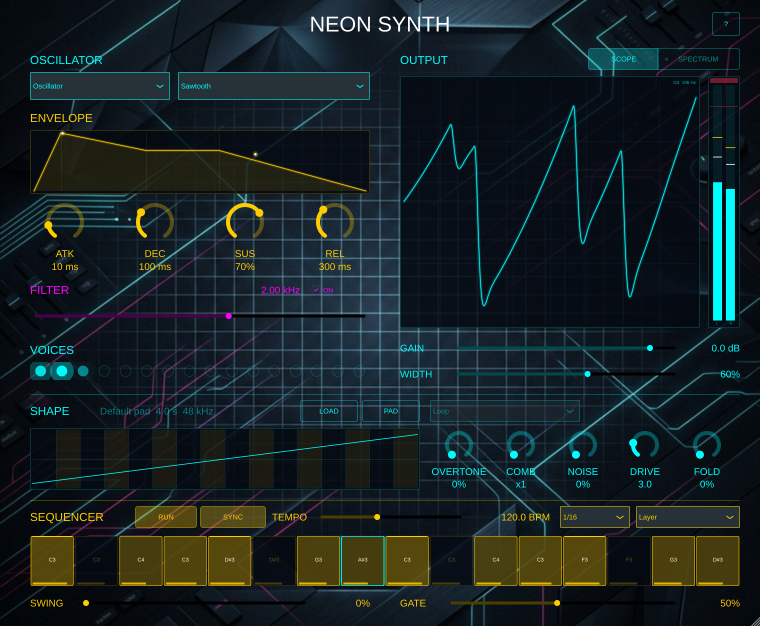
#> input picture docs/images/captures/ui-oscillator-running.png, 1520 x 1252 px (shown at 1/2 size); the run also reads 2 pictures not shown here
$ python compose_ui.py
#> lines starting #> are read from the running program, lines starting #| are printed output that depends on the picture
### docs/figures/figstyle.py
# NeonSynth - Copyright (C) 2026 Razvan Julian Petrescu
# SPDX-License-Identifier: AGPL-3.0-only
"""Shared look for the manual's figures.

Every figure is drawn 160 mm wide (the print text width) with 9 pt labels and
10 pt panel titles, in DejaVu Sans (bundled with matplotlib, so a rebuild looks
the same everywhere). Text is stored as outlines in the SVGs. Lines are told
apart by style and labels as well as colour, so the figures read in grayscale.
"""
import matplotlib

matplotlib.use("Agg")
import matplotlib.pyplot as plt  # noqa: E402

MM = 1 / 25.4                     # inches per millimetre
WIDTH_MM = 160
PNG_DPI = 300                     # 160 mm at 300 dpi = 1890 px

INK = "#111111"                   # main data line
GREY = "#7a7a7a"                  # reference / "before" line
LIGHT = "#d9d9d9"                 # bands and fills
ACCENT = "#0a6e8a"                # dark cyan: reads as a mid grey in grayscale
AMBER = "#b36b00"                 # dark amber: reads darker than ACCENT

plt.rcParams.update({
    "font.family": "DejaVu Sans",
    "font.size": 9,
    "axes.titlesize": 10,
    "axes.titleweight": "bold",
    "axes.labelsize": 9,
    "xtick.labelsize": 8.5,
    "ytick.labelsize": 8.5,
    "legend.fontsize": 8.5,
    "axes.linewidth": 0.6,
    "xtick.major.width": 0.6,
    "ytick.major.width": 0.6,
    "lines.linewidth": 1.0,
    "axes.spines.top": False,
    "axes.spines.right": False,
    "svg.fonttype": "path",
    "svg.hashsalt": "neonsynth",  # stable ids, so a rebuild gives the same file
    "savefig.dpi": PNG_DPI,
    "figure.dpi": 100,
})


def figure(height_mm, **kwargs):
    return plt.figure(figsize=(WIDTH_MM * MM, height_mm * MM), **kwargs)


def save(fig, out_dir, name):
    """Writes name.svg and name.png (300 dpi); returns the two paths."""
    svg, png = out_dir / f"{name}.svg", out_dir / f"{name}.png"
    fig.savefig(svg, metadata={"Date": None, "Creator": None})
    fig.savefig(png, metadata={"Software": None})
    plt.close(fig)
    return svg, png

### docs/figures/compose_ui.py
# NeonSynth - Copyright (C) 2026 Razvan Julian Petrescu
# SPDX-License-Identifier: AGPL-3.0-only
"""Builds the manual's annotated screenshots from real application captures.

    python docs/figures/compose_ui.py [--captures docs/images/captures] [--out docs/images]

The captures are untouched screenshots of the running Standalone (see README.md
for how they were taken). Nothing is drawn into them except numbered callouts
and thin outlines, which are vector shapes laid over the picture; the keys that
explain the numbers sit below the screenshot, never on it.

Writes (SVG + 300 dpi PNG):
    fig01-interface            the whole window, nine numbered regions
    fig03-shape-strip          the SOURCE panel with the SHAPE strip
    fig06-sample-granular-ui   the Sample and Granular control strips
    fig08-sequencer            the step grid with a gesture key
"""
import argparse
import pathlib
import textwrap

import numpy as np
from PIL import Image

import figstyle as fs
plt = fs.plt


def put_image(fig, img, top_mm, width_mm=160.0, margin_px=0, bottom_px=0):
    """Places img at 160 mm wide (with optional white margin above/below); returns its axes."""
    h_mm = width_mm * (img.shape[0] + margin_px + bottom_px) / img.shape[1]
    H = fig.get_figheight() / fs.MM
    ax = fig.add_axes([0, 1 - (top_mm + h_mm) / H, width_mm / fs.WIDTH_MM, h_mm / H])
    ax.imshow(img, interpolation="none", aspect="auto")
    ax.set_xlim(0, img.shape[1])
    ax.set_ylim(img.shape[0] + bottom_px, -margin_px)
    ax.axis("off")
    return ax, h_mm


def outline(ax, box, color="white"):
    x0, y0, x1, y1 = box
    ax.plot([x0, x1, x1, x0, x0], [y0, y0, y1, y1, y0], color="black", lw=2.0, solid_joinstyle="miter")
    ax.plot([x0, x1, x1, x0, x0], [y0, y0, y1, y1, y0], color=color, lw=0.9, ls=(0, (4, 2)),
            solid_joinstyle="miter")


def marker(ax, x, y, label):
    ax.scatter([x], [y], s=210, color="white", edgecolor="black",
               linewidth=1.2, zorder=5)
    ax.text(x, y, str(label), ha="center", va="center", fontsize=9, fontweight="bold", color="black", zorder=6)


def key_block(fig, items, top_mm, cols=2, wrap=40, line_mm=3.9, gap_mm=1.6):
    """Draws a numbered key below the picture, filled column by column."""
    H = fig.get_figheight() / fs.MM
    per = -(-len(items) // cols)
    col_w = 160 / cols
    for c in range(cols):
        y = top_mm
        for n, text in items[c * per:(c + 1) * per]:
            lines = textwrap.wrap(text, wrap) or [""]
            fig.text((c * col_w + 1.0) / 160, 1 - y / H, str(n), ha="left", va="top", fontsize=9,
                     fontweight="bold")
            fig.text((c * col_w + 6.0) / 160, 1 - y / H, "\n".join(lines), ha="left", va="top", fontsize=9,
                     linespacing=1.2)
            y += len(lines) * line_mm + gap_mm
    return y


def key_height(items, cols=2, wrap=40, line_mm=3.9, gap_mm=1.6):
    per = -(-len(items) // cols)
    return max(sum(len(textwrap.wrap(t, wrap)) * line_mm + gap_mm for _, t in items[c * per:(c + 1) * per])
               for c in range(cols))


# The captures are the window at 150%: 1920 x 1290 pixels for the 1280 x 860 design grid.
# Boxes below are in design pixels, as in NeonSynthEditor::layout(), and scaled here.
SCALE = 1.5


def px(box):
    return tuple(v * SCALE for v in box)


# ---------------------------------------------------------------- figure 1
FIG1_REGIONS = [                     # number, box (design px), marker (design px): on a corner or edge
    (1, (28, 114, 404, 154), (12, 134)),        # with nothing under it, never on a label
    (2, (28, 214, 404, 610), (12, 400)),
    (3, (440, 88, 940, 336), (946, 88)),
    (4, (440, 364, 746, 610), (752, 362)),
    (5, (782, 362, 940, 452), (946, 362)),
    (6, (976, 90, 1252, 616), (1256, 90)),
    (7, (826, 28, 1172, 56), (800, 42)),
    (8, (1206, 22, 1256, 62), (1192, 42)),
    (9, (28, 648, 1252, 838), (12, 760)),
]
FIG1_KEY = [
    (1, "Source and waveform. The left menu picks Oscillator, Sample, Granular or Random; the right menu picks the oscillator waveform."),
    (2, "The strip and its knob row: the SHAPE strip for Oscillator and Random (Figure 3); the sample for Sample and Granular (Figure 6)."),
    (3, "Display: SCOPE or SPECTRUM view of the mix."),
    (4, "Envelope. Drag the four points, or turn ATTACK, DECAY, SUSTAIN and RELEASE."),
    (5, "Low-pass filter. ON switches it in; the slider sets CUTOFF."),
    (6, "Output: GAIN, WIDTH and the left and right level meters."),
    (7, "Voice lights: one for each of the 16 voices, lit while it sounds."),
    (8, "Quick help. Click it, or anywhere on the help page, or press Esc to close."),
    (9, "Step sequencer: RUN, SYNC, rate, keyboard mode, TEMPO, SWING and GATE above; the 16 steps below (Figure 8)."),
]


def fig01(cap, out):
    img = np.asarray(Image.open(cap / "ui-oscillator-running.png").convert("RGB"))
    key_mm = key_height(FIG1_KEY)
    h_img = 160 * img.shape[0] / img.shape[1]
    fig = fs.figure(h_img + key_mm + 7)
    ax, h_mm = put_image(fig, img, 0)
    for n, box, _ in FIG1_REGIONS:
        outline(ax, px(box))
    for n, _, (mx, my) in FIG1_REGIONS:
        marker(ax, mx * SCALE, my * SCALE, n)
    key_block(fig, FIG1_KEY, h_mm + 3.5)
    return fs.save(fig, out, "fig01-interface")


# ---------------------------------------------------------------- figure 3
SOURCE_PANEL = (16, 82, 416, 630)    # the SOURCE panel, design px


def fig03(cap, out):
    img = np.asarray(Image.open(cap / "ui-shape.png").convert("RGB"))
    x0, y0, x1, y1 = px(SOURCE_PANEL)
    crop = img[int(y0):int(y1), int(x0):int(x1)]
    width = 72.0                     # mm: a quarter of a page tall
    h = width * crop.shape[0] / crop.shape[1]
    fig = fs.figure(h)
    ax = fig.add_axes([(160 - width) / 2 / 160, 0, width / 160, 1])
    ax.imshow(crop, interpolation="none", aspect="auto")
    ax.axis("off")
    return fs.save(fig, out, "fig03-shape-strip")


# ------------------------------------------------------------- figure 6
KNOB_TOP, KNOB_BOTTOM = 512, 606     # the knob row, design px
BELOW = 40                           # white strip under each crop for the knob numbers, crop px


def knob_regions(first, centres, half):
    return [(first + i, (c - half, KNOB_TOP, c + half, KNOB_BOTTOM), (c, None)) for i, c in enumerate(centres)]


SAMPLE_REGIONS = [
    (1, (28, 156, 404, 192), (14, 174)),        # LOAD, PAD, loop menu
    (2, (28, 214, 404, 512), (14, 360)),        # waveform view
] + knob_regions(3, [68, 142, 216, 289, 362], 34)
SAMPLE_KEY = [
    (1, "LOAD and PAD fill the sample; the menu beside them chooses the loop mode (One-shot, Loop, Loop until release)."),
    (2, "The sample as a waveform. The cyan line is START; the amber brackets mark L.START and L.END."),
    (3, "ROOT: the key that plays the sample at its original speed."),
    (4, "START: where each note begins reading."),
    (5, "L.START: where the loop begins."),
    (6, "L.END: where the loop ends."),
    (7, "XFADE: the crossfade at the loop end."),
]
GRAN_REGIONS = [
    (1, (28, 156, 404, 192), (14, 174)),
    (2, (28, 214, 404, 512), (14, 360)),
] + knob_regions(3, [58, 111, 163, 216, 268, 321, 373], 25)
GRAN_KEY = [
    (1, "LOAD and PAD fill the sample; the loop menu is dimmed in Granular."),
    (2, "The sample as a waveform. The magenta line is POS; the shaded band is the reach of SPRAY."),
    (3, "ROOT: the sample's pitch reference."),
    (4, "POS: where grains are taken from."),
    (5, "SCAN: how fast POS moves through the file; frozen = 0."),
    (6, "SIZE: grain length."),
    (7, "DENS: grains started each second."),
    (8, "SPRAY: how widely grains scatter around POS."),
    (9, "JITTER: random pitch variation per grain."),
]
PANEL_MM = 77.0                      # each panel's width on the page


STRIP_CROP = (0, 82, 416, 630)       # the SOURCE panel plus the window margin to its left, for markers


def panel(fig, img, left_mm, top_mm, regions):
    x0, y0, x1, y1 = px(STRIP_CROP)
    crop = img[int(y0):int(y1), int(x0):int(x1)]
    H = fig.get_figheight() / fs.MM
    h_mm = PANEL_MM * (crop.shape[0] + BELOW) / crop.shape[1]
    ax = fig.add_axes([left_mm / 160, 1 - (top_mm + h_mm) / H, PANEL_MM / 160, h_mm / H])
    ax.imshow(crop, interpolation="none", aspect="auto")
    ax.set_xlim(0, crop.shape[1])
    ax.set_ylim(crop.shape[0] + BELOW, 0)
    ax.axis("off")
    for n, box, _ in regions:
        b = px(box)
        outline(ax, (b[0] - x0, b[1] - y0, b[2] - x0, b[3] - y0))
    for n, _, (mx, my) in regions:
        X = mx * SCALE - x0
        Y = crop.shape[0] + BELOW * 0.5 if my is None else my * SCALE - y0
        marker(ax, X, Y, n)
    return h_mm


def fig06a(cap, out):
    sample = np.asarray(Image.open(cap / "ui-sample.png").convert("RGB"))
    gran = np.asarray(Image.open(cap / "ui-granular.png").convert("RGB"))
    x0, y0, x1, y1 = px(STRIP_CROP)
    panel_mm = PANEL_MM * ((y1 - y0) + BELOW) / (x1 - x0)
    keys = dict(cols=1, wrap=38)
    key_mm = max(key_height(SAMPLE_KEY, **keys), key_height(GRAN_KEY, **keys))
    title_mm = 7
    total = title_mm + panel_mm + 3 + key_mm + 2
    fig = fs.figure(total)
    right = 160 - PANEL_MM
    for left, title, img, regions, key in ((0, "a  Source: Sample", sample, SAMPLE_REGIONS, SAMPLE_KEY),
                                           (right, "b  Source: Granular", gran, GRAN_REGIONS, GRAN_KEY)):
        fig.text(left / 160, 1 - 4.5 / total, title, fontsize=10, fontweight="bold", va="center")
        h = panel(fig, img, left, title_mm, regions)
        key_column(fig, key, left, title_mm + h + 3)
    return fs.save(fig, out, "fig06-sample-granular-ui")


def key_column(fig, items, left_mm, top_mm, wrap=38, line_mm=3.9, gap_mm=1.6):
    """A one-column key starting at left_mm."""
    H = fig.get_figheight() / fs.MM
    y = top_mm
    for n, text in items:
        lines = textwrap.wrap(text, wrap) or [""]
        fig.text((left_mm + 1.0) / 160, 1 - y / H, str(n), ha="left", va="top", fontsize=9, fontweight="bold")
        fig.text((left_mm + 6.0) / 160, 1 - y / H, "\n".join(lines), ha="left", va="top", fontsize=9, linespacing=1.2)
        y += len(lines) * line_mm + gap_mm
    return y


# ---------------------------------------------------------------- figure 8
SEQ_PANEL = (16, 642, 1264, 846)     # design px
SEQ_MARGIN = 95                      # white strip above the capture, for the callouts (capture px)
STEP_X, STEP_PITCH = 32, 76          # first step's left edge and the step spacing, design px


def step_x(i, frac=0.5):
    return STEP_X + i * STEP_PITCH + frac * 74


SEQ_MARKS = [                        # number, target (x, y) in design px
    (1, (step_x(0), 720)),           # enabled step
    (2, (step_x(1), 720)),           # disabled step
    (3, (step_x(2, 0.78), 763)),     # note name, beside the text
    (4, (step_x(4, 0.12), 829)),     # velocity bar
    (5, (step_x(8), 694)),           # playhead (cyan outline)
]
SEQ_KEY = [
    (1, "Enabled step: bright amber. Every fourth step has a brighter top edge, which marks the beat."),
    (2, "Disabled step: dark, with a dim note name. Its note and velocity are kept."),
    (3, "Note name: the pitch the step plays."),
    (4, "Velocity bar: its length is the step's velocity."),
    (5, "Playhead: a cyan outline on the step now playing."),
]
SEQ_GESTURES = [
    ("Click", "turn the step on or off"),
    ("Drag up or down", "change the note: one semitone for every 6 pixels"),
    ("Shift-drag or right-drag", "change the velocity, up or down"),
    ("Mouse wheel", "note up or down by one semitone"),
    ("Shift + mouse wheel", "velocity up or down by 4"),
]


def fig08(cap, out):
    full = np.asarray(Image.open(cap / "ui-oscillator-running.png").convert("RGB"))
    x0, y0, x1, y1 = (int(v) for v in px(SEQ_PANEL))
    crop = full[y0:y1, x0:x1]
    h_img = 160 * (crop.shape[0] + SEQ_MARGIN) / crop.shape[1]
    key_mm = key_height(SEQ_KEY, cols=1, wrap=80)
    H = h_img + 3 + key_mm + 4 + len(SEQ_GESTURES) * 4.4 + 8
    fig = fs.figure(H)
    ax, h = put_image(fig, crop, 0, margin_px=SEQ_MARGIN)
    for n, (tx, ty) in SEQ_MARKS:
        tX, tY = tx * SCALE - x0, ty * SCALE - y0
        X, Y = tX, -SEQ_MARGIN * 0.5
        ax.plot([X, tX], [Y, tY], color="white", lw=3.0, zorder=2)
        ax.plot([X, tX], [Y, tY], color="black", lw=1.0, zorder=3)
        ax.scatter([tX], [tY], s=18, color="black", edgecolor="white", linewidth=1.0, zorder=4)
        marker(ax, X, Y, n)
    key_block(fig, SEQ_KEY, h + 3, cols=1, wrap=80)
    y = h + 3 + key_mm + 4
    fig.text(0.0, 1 - y / H, "Mouse and wheel gestures on a step", fontsize=10, fontweight="bold", va="top")
    y += 6
    for g, t in SEQ_GESTURES:
        fig.text(1.0 / 160, 1 - y / H, g, fontsize=9, fontweight="bold", va="top")
        fig.text(52.0 / 160, 1 - y / H, t, fontsize=9, va="top")
        y += 4.4
    return fs.save(fig, out, "fig08-sequencer")


def main():
    here = pathlib.Path(__file__).resolve().parent
    ap = argparse.ArgumentParser()
    ap.add_argument("--captures", type=pathlib.Path, default=here.parent / "images" / "captures")
    ap.add_argument("--out", type=pathlib.Path, default=here.parent / "images")
    a = ap.parse_args()
    a.out.mkdir(parents=True, exist_ok=True)
    for fn in (fig01, fig03, fig06a, fig08):
        print(fn.__name__, [p.name for p in fn(a.captures, a.out)])
#> this loop made 4 passes
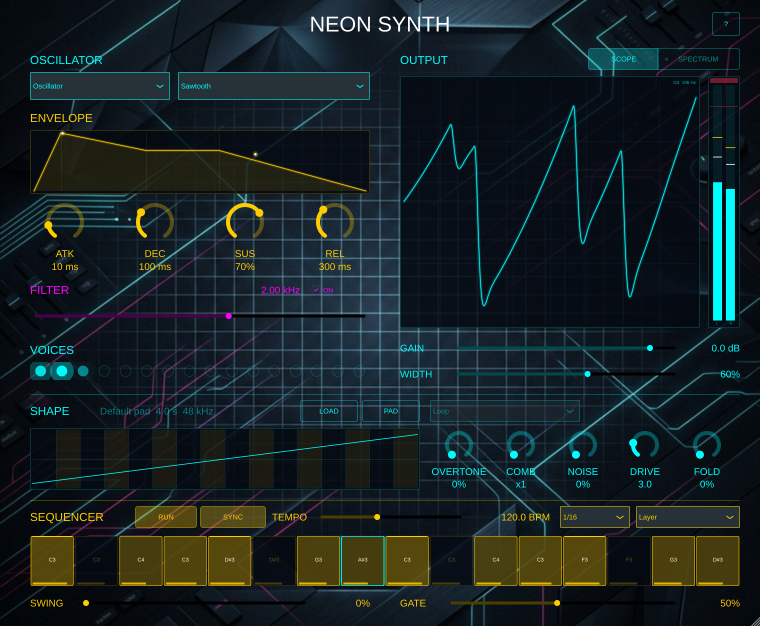
#> input picture docs/images/captures/ui-oscillator-running.png, 1520 x 1252 px (shown at 1/2 size)
#> pass 1, in save, `fig.savefig(svg, metadata={"Date": None, "Creator": None})`:
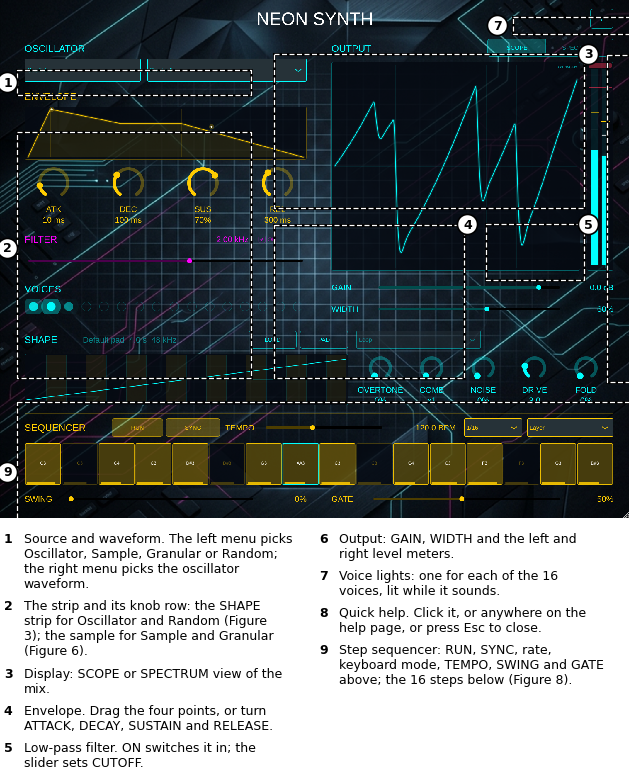
#> figure drawn by matplotlib, 1 panel
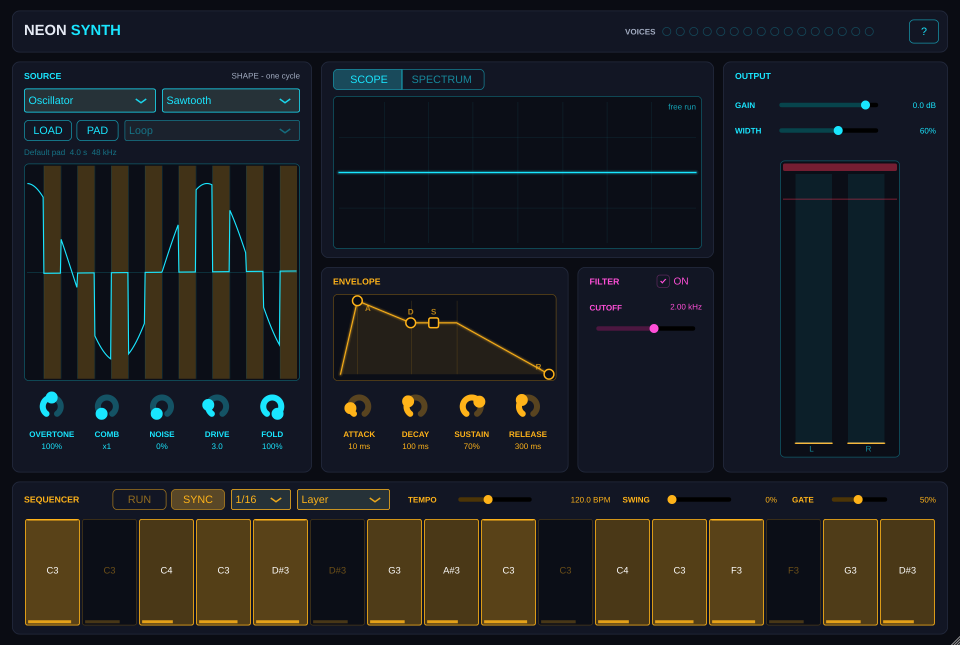
#> input picture docs/images/captures/ui-shape.png, 1920 x 1290 px (shown at 1/2 size)
#> pass 2, in fig03, `crop = img[int(y0):int(y1), int(x0):int(x1)]`:
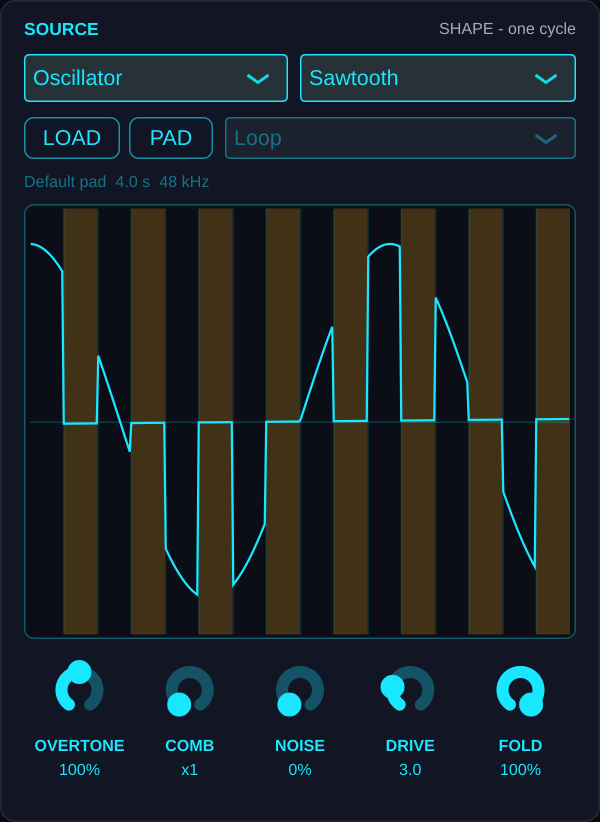
#> crop: shape (822, 600, 3); mean R, G, B 28.7, 36.6, 40
#> pass 3, in fig06a, `sample = np.asarray(Image.open(cap / "ui-sample.png").convert("RGB"))`:
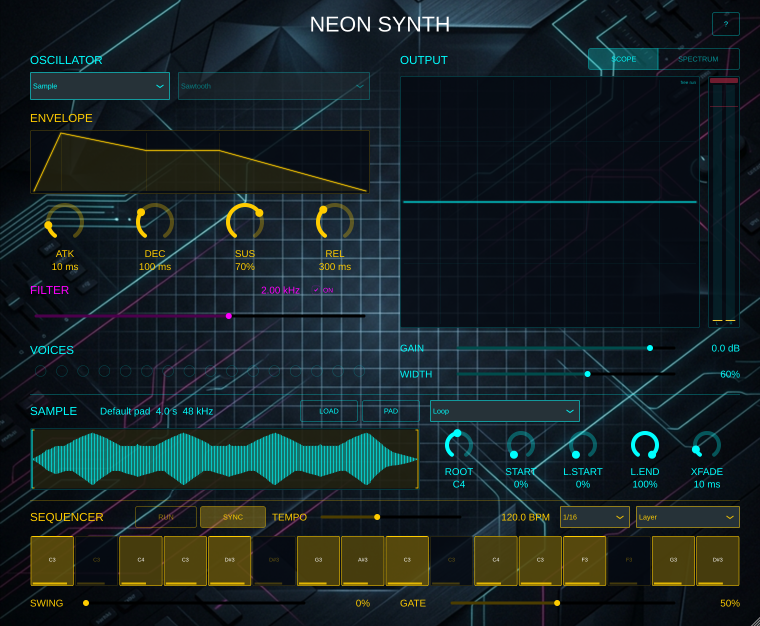
#> sample: shape (1252, 1520, 3) (shown at 1/2 size); mean R, G, B 23, 35.3, 37.1
#> pass 3, in fig06a, `gran = np.asarray(Image.open(cap / "ui-granular.png").convert("RGB"))`:
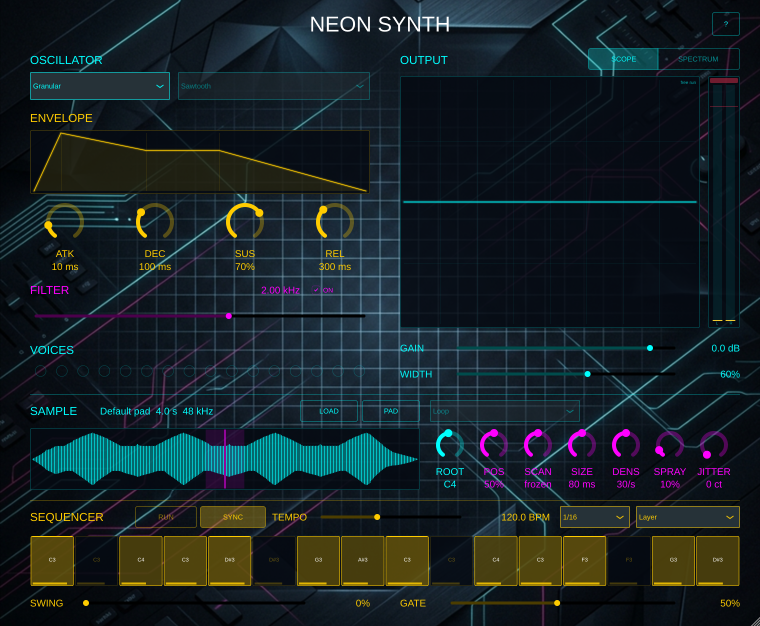
#> gran: shape (1252, 1520, 3) (shown at 1/2 size); mean R, G, B 23, 33.8, 37.4
#> pass 3, in panel, `crop = img[int(y0):int(y1), int(x0):int(x1)]`:
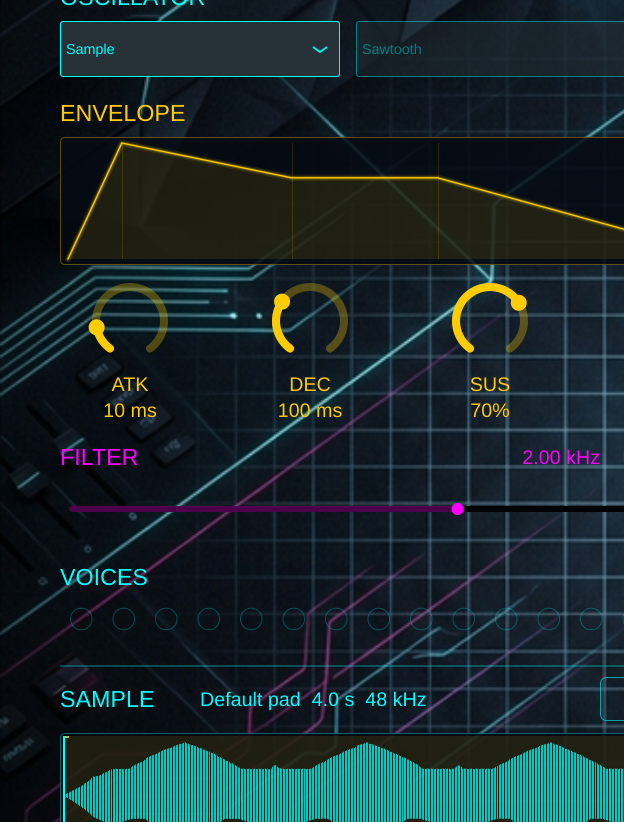
#> crop: shape (822, 624, 3); mean R, G, B 23, 39.8, 43.2


if __name__ == "__main__":
    main()
